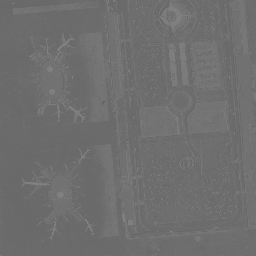
#> input picture data/LAX_narrow.bmp, 256 x 256 px
$ python histogram_normalize.py
#> lines starting #> are read from the running program, lines starting #| are printed output that depends on the picture
import cv2
import numpy as np
from matplotlib import pyplot as plt

image = cv2.imread("data/LAX_narrow.bmp", 0)
#> image is the input picture: shape (256, 256); min 100, max 130, mean 110.4
processed = cv2.normalize(image, np.zeros(image.shape), 0, 255, cv2.NORM_MINMAX)
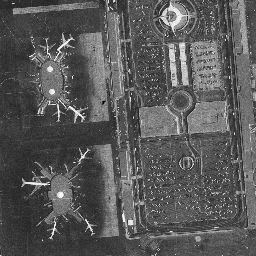
#> processed: shape (256, 256); min 0, max 255, mean 88.5

hist_image = cv2.calcHist([image], [0], None, [256], [0, 256])
#> hist_image = 256 values, max 9371 at index 107, min 0 at index 0, mean 256
hist_processed = cv2.calcHist([processed], [0], None, [256], [0, 256])
#> hist_processed = 256 values, max 9371 at index 60, min 0 at index 1, mean 256
plt.plot(hist_image, color="gray")
plt.plot(hist_processed, color="black")
plt.xlim([0, 256])

cv2.imshow("orginal", image)
cv2.imshow("processed", processed)
plt.show()
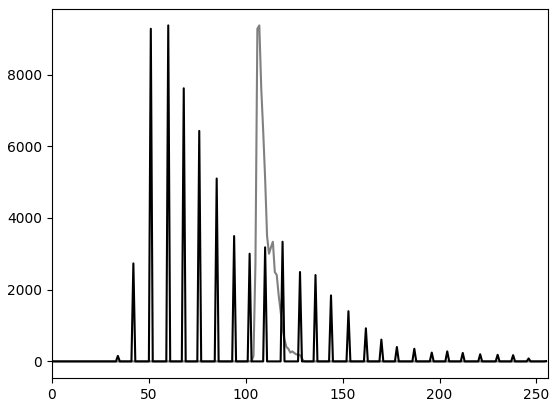
#> figure drawn by matplotlib, 1 panel; curve peaks at x = 107, y = 9371; curve peaks at x = 60, y = 9371
cv2.waitKey(-1)
